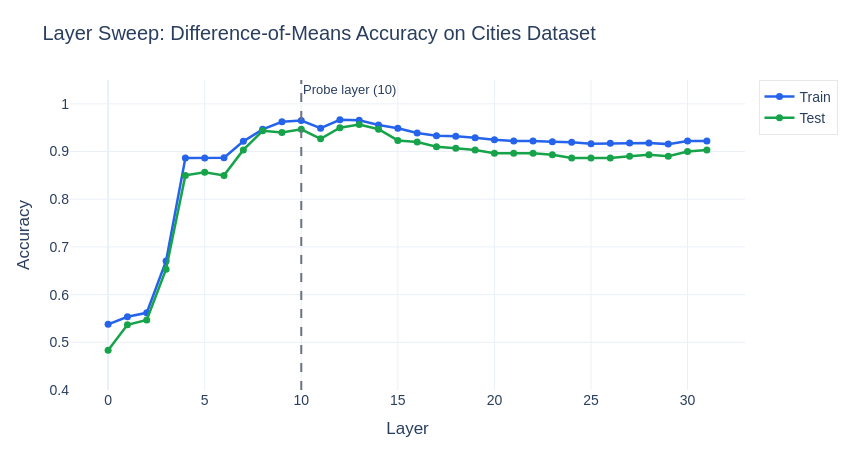

Here is the notebook cell this chart was saved with:
### Markdown cell above
# Layer Sweep

### Code cell
def layer_sweep_accuracy(
    statements: list[str],
    labels: Float[Tensor, " n"],
    model: AutoModelForCausalLM,
    tokenizer: AutoTokenizer,
    layers: list[int],
    train_frac: float = 0.8,
    batch_size: int = 25,
) -> dict[str, list[float]]:
    """
    For each layer, train a difference-of-means classifier and compute train/test accuracy.

    Args:
        statements: List of statements.
        labels: Binary labels (1=true, 0=false).
        model: The language model.
        tokenizer: The tokenizer.
        layers: List of layer indices to sweep over.
        train_frac: Fraction of data for training.
        batch_size: Batch size for activation extraction.

    Returns:
        Dict with keys "train_acc" and "test_acc", each a list of accuracies per layer.
    """
    # Split into train/test
    n_train = int(len(statements) * train_frac)
    perm = t.randperm(len(statements))
    train_idx, test_idx = perm[:n_train], perm[n_train:]
    train_statements = [statements[i] for i in train_idx]
    test_statements = [statements[i] for i in test_idx]
    train_labels = labels[train_idx]
    test_labels = labels[test_idx]

    # Extract activations at all layers at once
    train_acts = extract_activations(train_statements, model, tokenizer, layers, batch_size)
    test_acts = extract_activations(test_statements, model, tokenizer, layers, batch_size)

    train_accs = []
    test_accs = []

    for layer in layers:
        tr_acts = train_acts[layer]
        te_acts = test_acts[layer]

        # Difference of means direction
        true_mean = tr_acts[train_labels == 1].mean(dim=0)
        false_mean = tr_acts[train_labels == 0].mean(dim=0)
        direction = true_mean - false_mean

        # Classify by sign of dot product (centered around midpoint)
        midpoint = (true_mean + false_mean) / 2
        train_preds = ((tr_acts - midpoint) @ direction > 0).float()
        test_preds = ((te_acts - midpoint) @ direction > 0).float()

        train_acc = (train_preds == train_labels).float().mean().item()
        test_acc = (test_preds == test_labels).float().mean().item()
        train_accs.append(train_acc)
        test_accs.append(test_acc)

    return {"train_acc": train_accs, "test_acc": test_accs}


t.manual_seed(42)
all_layers = list(range(NUM_LAYERS))
cities_statements = datasets["cities"]["statement"].tolist()
cities_labels = t.tensor(datasets["cities"]["label"].values, dtype=t.float32)

sweep_results = layer_sweep_accuracy(cities_statements, cities_labels, model, tokenizer, all_layers)

# Print results as a table
sweep_df = pd.DataFrame(
    {
        "Layer": all_layers,
        "Train Acc": [f"{a:.3f}" for a in sweep_results["train_acc"]],
        "Test Acc": [f"{a:.3f}" for a in sweep_results["test_acc"]],
    }
)
display(sweep_df)

# Plot
fig = go.Figure()
fig.add_trace(go.Scatter(
    x=all_layers, y=sweep_results["train_acc"],
    mode="lines+markers", name="Train",
    line=dict(color=PLOT_COLORS["train"], width=2.5),
    marker=dict(size=7),
))
fig.add_trace(go.Scatter(
    x=all_layers, y=sweep_results["test_acc"],
    mode="lines+markers", name="Test",
    line=dict(color=PLOT_COLORS["test"], width=2.5),
    marker=dict(size=7),
))
fig.add_vline(x=PROBE_LAYER, line_dash="dash", line_color="#6B7280",
              annotation_text=f"Probe layer ({PROBE_LAYER})", annotation_font_size=13)
fig.update_layout(
    **PLOT_BASE,
    title="Layer Sweep: Difference-of-Means Accuracy on Cities Dataset",
    xaxis_title="Layer",
    yaxis_title="Accuracy",
    yaxis_range=[0.4, 1.05],
    height=450,
    width=850,
)
fig.show()

best_layer = all_layers[int(np.argmax(sweep_results["test_acc"]))]
print(f"\nBest layer by test accuracy: {best_layer} ({max(sweep_results['test_acc']):.3f})")
print(f"Configured probe layer: {PROBE_LAYER} ({sweep_results['test_acc'][PROBE_LAYER]:.3f})")

### Figure 1 — Plotly figure (JSON) as saved in the notebook; plotly's stock layout.template omitted (floating-point values rounded to 4 significant figures)
{"data": [{"line": {"color": "#2563EB", "width": 2.5}, "marker": {"size": 7}, "mode": "lines+markers", "name": "Train", "type": "scatter", "x": [0, 1, 2, 3, 4, 5, 6, 7, 8, 9, 10, 11, 12, 13, 14, 15, 16, 17, 18, 19, 20, 21, 22, 23, 24, 25, 26, 27, 28, 29, 30, 31], "y": [0.5376, 0.5535, 0.5619, 0.6706, 0.8863, 0.8863, 0.8871, 0.9214, 0.9465, 0.9624, 0.9649, 0.949, 0.9666, 0.9657, 0.9557, 0.949, 0.939, 0.9331, 0.9323, 0.9289, 0.9247, 0.9222, 0.9222, 0.9206, 0.9197, 0.9164, 0.9172, 0.9181, 0.9181, 0.9156, 0.9222, 0.9222]}, {"line": {"color": "#16A34A", "width": 2.5}, "marker": {"size": 7}, "mode": "lines+markers", "name": "Test", "type": "scatter", "x": [0, 1, 2, 3, 4, 5, 6, 7, 8, 9, 10, 11, 12, 13, 14, 15, 16, 17, 18, 19, 20, 21, 22, 23, 24, 25, 26, 27, 28, 29, 30, 31], "y": [0.4833, 0.5367, 0.5467, 0.6533, 0.85, 0.8567, 0.85, 0.9033, 0.9433, 0.94, 0.9467, 0.9267, 0.95, 0.9567, 0.9467, 0.9233, 0.92, 0.91, 0.9067, 0.9033, 0.8967, 0.8967, 0.8967, 0.8933, 0.8867, 0.8867, 0.8867, 0.89, 0.8933, 0.89, 0.9, 0.9033]}], "layout": {"annotations": [{"font": {"size": 13}, "showarrow": false, "text": "Probe layer (10)", "x": 10, "xanchor": "left", "xref": "x", "y": 1, "yanchor": "top", "yref": "y domain"}], "font": {"family": "Arial, sans-serif", "size": 14}, "height": 450, "legend": {"bgcolor": "rgba(255,255,255,0.8)", "bordercolor": "#E5E7EB", "borderwidth": 1}, "margin": {"b": 60, "l": 70, "r": 40, "t": 80}, "shapes": [{"line": {"color": "#6B7280", "dash": "dash"}, "type": "line", "x0": 10, "x1": 10, "xref": "x", "y0": 0, "y1": 1, "yref": "y domain"}], "title": {"text": "Layer Sweep: Difference-of-Means Accuracy on Cities Dataset"}, "width": 850, "xaxis": {"title": {"text": "Layer"}}, "yaxis": {"range": [0.4, 1.05], "title": {"text": "Accuracy"}}}}
